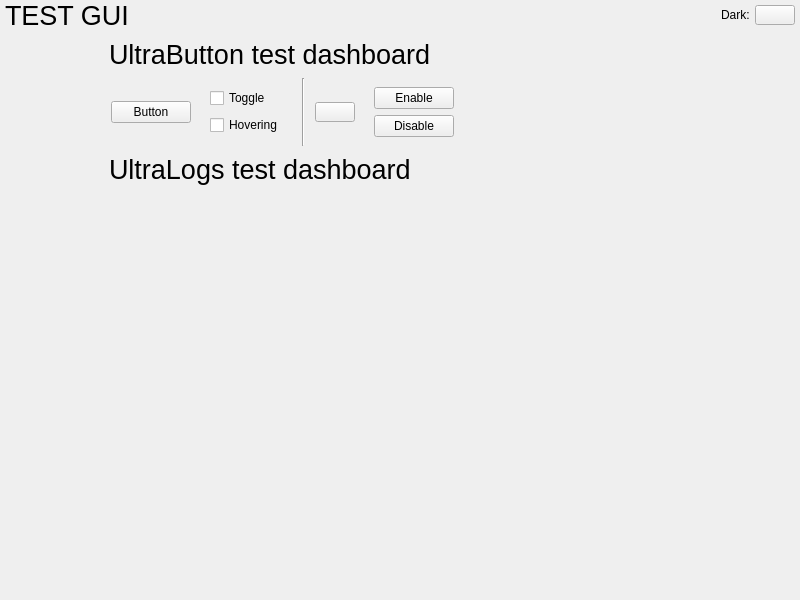
<?xml version="1.0" encoding="UTF-8"?>
<ui version="4.0">
 <class>MainWindow</class>
 <widget class="QMainWindow" name="MainWindow">
  <property name="geometry">
   <rect>
    <x>0</x>
    <y>0</y>
    <width>800</width>
    <height>600</height>
   </rect>
  </property>
  <property name="windowTitle">
   <string>MainWindow</string>
  </property>
  <widget class="QWidget" name="centralwidget">
   <layout class="QVBoxLayout" name="verticalLayout">
    <property name="spacing">
     <number>0</number>
    </property>
    <property name="leftMargin">
     <number>0</number>
    </property>
    <property name="topMargin">
     <number>0</number>
    </property>
    <property name="rightMargin">
     <number>0</number>
    </property>
    <property name="bottomMargin">
     <number>0</number>
    </property>
    <item>
     <widget class="QWidget" name="widget" native="true">
      <property name="maximumSize">
       <size>
        <width>16777215</width>
        <height>30</height>
       </size>
      </property>
      <layout class="QHBoxLayout" name="horizontalLayout">
       <property name="spacing">
        <number>5</number>
       </property>
       <property name="leftMargin">
        <number>5</number>
       </property>
       <property name="topMargin">
        <number>0</number>
       </property>
       <property name="rightMargin">
        <number>5</number>
       </property>
       <property name="bottomMargin">
        <number>0</number>
       </property>
       <item>
        <widget class="QLabel" name="title">
         <property name="font">
          <font>
           <pointsize>20</pointsize>
          </font>
         </property>
         <property name="text">
          <string>TEST GUI</string>
         </property>
        </widget>
       </item>
       <item>
        <spacer name="horizontalSpacer">
         <property name="orientation">
          <enum>Qt::Horizontal</enum>
         </property>
         <property name="sizeHint" stdset="0">
          <size>
           <width>615</width>
           <height>20</height>
          </size>
         </property>
        </spacer>
       </item>
       <item>
        <widget class="QLabel" name="darkThemeLabel">
         <property name="text">
          <string>Dark:</string>
         </property>
        </widget>
       </item>
       <item>
        <widget class="gui::UltraToggle" name="darkThemeToggle">
         <property name="sizePolicy">
          <sizepolicy hsizetype="Minimum" vsizetype="Minimum">
           <horstretch>0</horstretch>
           <verstretch>0</verstretch>
          </sizepolicy>
         </property>
         <property name="maximumSize">
          <size>
           <width>40</width>
           <height>20</height>
          </size>
         </property>
         <property name="text">
          <string/>
         </property>
        </widget>
       </item>
      </layout>
     </widget>
    </item>
    <item>
     <widget class="QWidget" name="widget_3" native="true">
      <layout class="QHBoxLayout" name="horizontalLayout_2">
       <property name="spacing">
        <number>0</number>
       </property>
       <property name="leftMargin">
        <number>0</number>
       </property>
       <property name="topMargin">
        <number>0</number>
       </property>
       <property name="rightMargin">
        <number>0</number>
       </property>
       <property name="bottomMargin">
        <number>0</number>
       </property>
       <item>
        <widget class="QWidget" name="sideWidget" native="true">
         <layout class="QVBoxLayout" name="verticalLayout_2">
          <property name="spacing">
           <number>0</number>
          </property>
          <property name="leftMargin">
           <number>0</number>
          </property>
          <property name="topMargin">
           <number>0</number>
          </property>
          <property name="rightMargin">
           <number>0</number>
          </property>
          <property name="bottomMargin">
           <number>0</number>
          </property>
          <item>
           <widget class="gui::UltraSelector" name="selector" native="true">
            <property name="minimumSize">
             <size>
              <width>100</width>
              <height>80</height>
             </size>
            </property>
           </widget>
          </item>
          <item>
           <spacer name="verticalSpacer">
            <property name="orientation">
             <enum>Qt::Vertical</enum>
            </property>
            <property name="sizeHint" stdset="0">
             <size>
              <width>20</width>
              <height>367</height>
             </size>
            </property>
           </spacer>
          </item>
         </layout>
        </widget>
       </item>
       <item>
        <widget class="QStackedWidget" name="stackedWidget">
         <property name="currentIndex">
          <number>0</number>
         </property>
         <widget class="QWidget" name="page_1">
          <layout class="QVBoxLayout" name="verticalLayout_5">
           <item>
            <widget class="QLabel" name="title_2">
             <property name="font">
              <font>
               <pointsize>20</pointsize>
              </font>
             </property>
             <property name="text">
              <string>UltraButton test dashboard</string>
             </property>
            </widget>
           </item>
           <item>
            <widget class="QWidget" name="widget_5" native="true">
             <layout class="QHBoxLayout" name="horizontalLayout_5">
              <property name="spacing">
               <number>10</number>
              </property>
              <property name="leftMargin">
               <number>2</number>
              </property>
              <property name="topMargin">
               <number>2</number>
              </property>
              <property name="rightMargin">
               <number>2</number>
              </property>
              <property name="bottomMargin">
               <number>2</number>
              </property>
              <item>
               <widget class="gui::UltraButton" name="testPB">
                <property name="text">
                 <string>Button</string>
                </property>
               </widget>
              </item>
              <item>
               <widget class="QWidget" name="widget_6" native="true">
                <layout class="QVBoxLayout" name="verticalLayout_3">
                 <item>
                  <widget class="QCheckBox" name="buttonTestToggleCB">
                   <property name="text">
                    <string>Toggle</string>
                   </property>
                  </widget>
                 </item>
                 <item>
                  <widget class="QCheckBox" name="buttonTestTouchCB">
                   <property name="text">
                    <string>Hovering</string>
                   </property>
                  </widget>
                 </item>
                </layout>
               </widget>
              </item>
              <item>
               <widget class="Line" name="line">
                <property name="orientation">
                 <enum>Qt::Vertical</enum>
                </property>
               </widget>
              </item>
              <item>
               <widget class="gui::UltraToggle" name="testToggle">
                <property name="sizePolicy">
                 <sizepolicy hsizetype="Minimum" vsizetype="Minimum">
                  <horstretch>0</horstretch>
                  <verstretch>0</verstretch>
                 </sizepolicy>
                </property>
                <property name="maximumSize">
                 <size>
                  <width>40</width>
                  <height>20</height>
                 </size>
                </property>
                <property name="text">
                 <string/>
                </property>
               </widget>
              </item>
              <item>
               <widget class="QWidget" name="widget_7" native="true">
                <layout class="QVBoxLayout" name="verticalLayout_4">
                 <item>
                  <widget class="QPushButton" name="testToggleEnable">
                   <property name="text">
                    <string>Enable</string>
                   </property>
                  </widget>
                 </item>
                 <item>
                  <widget class="QPushButton" name="testToggleDisable">
                   <property name="text">
                    <string>Disable</string>
                   </property>
                  </widget>
                 </item>
                </layout>
               </widget>
              </item>
              <item>
               <spacer name="horizontalSpacer_3">
                <property name="orientation">
                 <enum>Qt::Horizontal</enum>
                </property>
                <property name="sizeHint" stdset="0">
                 <size>
                  <width>397</width>
                  <height>20</height>
                 </size>
                </property>
               </spacer>
              </item>
             </layout>
            </widget>
           </item>
           <item>
            <widget class="QLabel" name="title_3">
             <property name="font">
              <font>
               <pointsize>20</pointsize>
              </font>
             </property>
             <property name="text">
              <string>UltraLogs test dashboard</string>
             </property>
            </widget>
           </item>
           <item>
            <widget class="QWidget" name="widget_4" native="true">
             <layout class="QHBoxLayout" name="horizontalLayout_4">
              <item>
               <widget class="gui::UltraLogs" name="buttonLogger" native="true">
                <property name="minimumSize">
                 <size>
                  <width>200</width>
                  <height>60</height>
                 </size>
                </property>
                <property name="maximumSize">
                 <size>
                  <width>200</width>
                  <height>60</height>
                 </size>
                </property>
               </widget>
              </item>
              <item>
               <spacer name="horizontalSpacer_2">
                <property name="orientation">
                 <enum>Qt::Horizontal</enum>
                </property>
                <property name="sizeHint" stdset="0">
                 <size>
                  <width>40</width>
                  <height>20</height>
                 </size>
                </property>
               </spacer>
              </item>
             </layout>
            </widget>
           </item>
           <item>
            <spacer name="verticalSpacer_2">
             <property name="orientation">
              <enum>Qt::Vertical</enum>
             </property>
             <property name="sizeHint" stdset="0">
              <size>
               <width>20</width>
               <height>40</height>
              </size>
             </property>
            </spacer>
           </item>
          </layout>
         </widget>
         <widget class="QWidget" name="page_2">
          <widget class="gui::UltraSlider" name="slider" native="true">
           <property name="geometry">
            <rect>
             <x>90</x>
             <y>70</y>
             <width>351</width>
             <height>20</height>
            </rect>
           </property>
           <property name="minimumSize">
            <size>
             <width>0</width>
             <height>20</height>
            </size>
           </property>
           <property name="maximumSize">
            <size>
             <width>16777215</width>
             <height>20</height>
            </size>
           </property>
          </widget>
          <widget class="QLabel" name="title_4">
           <property name="geometry">
            <rect>
             <x>10</x>
             <y>10</y>
             <width>331</width>
             <height>30</height>
            </rect>
           </property>
           <property name="font">
            <font>
             <pointsize>20</pointsize>
            </font>
           </property>
           <property name="text">
            <string>UltraSlider test dashboard</string>
           </property>
          </widget>
          <widget class="QLabel" name="sliderLabel">
           <property name="geometry">
            <rect>
             <x>480</x>
             <y>70</y>
             <width>47</width>
             <height>20</height>
            </rect>
           </property>
           <property name="text">
            <string>0</string>
           </property>
          </widget>
          <widget class="gui::UltraLoadingBar" name="loadingBar" native="true">
           <property name="geometry">
            <rect>
             <x>90</x>
             <y>200</y>
             <width>351</width>
             <height>6</height>
            </rect>
           </property>
           <property name="minimumSize">
            <size>
             <width>0</width>
             <height>6</height>
            </size>
           </property>
           <property name="maximumSize">
            <size>
             <width>16777215</width>
             <height>6</height>
            </size>
           </property>
          </widget>
          <widget class="QLabel" name="title_5">
           <property name="geometry">
            <rect>
             <x>10</x>
             <y>140</y>
             <width>381</width>
             <height>30</height>
            </rect>
           </property>
           <property name="font">
            <font>
             <pointsize>20</pointsize>
            </font>
           </property>
           <property name="text">
            <string>UltraLoadingBar test dashboard</string>
           </property>
          </widget>
          <widget class="QLabel" name="title_6">
           <property name="geometry">
            <rect>
             <x>10</x>
             <y>270</y>
             <width>381</width>
             <height>30</height>
            </rect>
           </property>
           <property name="font">
            <font>
             <pointsize>20</pointsize>
            </font>
           </property>
           <property name="text">
            <string>UltraScroll test dashboard</string>
           </property>
          </widget>
          <widget class="gui::UltraScroll" name="scroll" native="true">
           <property name="geometry">
            <rect>
             <x>100</x>
             <y>330</y>
             <width>100</width>
             <height>20</height>
            </rect>
           </property>
           <property name="minimumSize">
            <size>
             <width>100</width>
             <height>20</height>
            </size>
           </property>
           <property name="maximumSize">
            <size>
             <width>100</width>
             <height>20</height>
            </size>
           </property>
          </widget>
         </widget>
        </widget>
       </item>
      </layout>
     </widget>
    </item>
   </layout>
  </widget>
 </widget>
 <customwidgets>
  <customwidget>
   <class>gui::UltraLogs</class>
   <extends>QWidget</extends>
   <header>ultralogs.h</header>
   <container>1</container>
  </customwidget>
  <customwidget>
   <class>gui::UltraSelector</class>
   <extends>QWidget</extends>
   <header>ultraselector.h</header>
   <container>1</container>
  </customwidget>
  <customwidget>
   <class>gui::UltraSlider</class>
   <extends>QWidget</extends>
   <header>ultraslider.h</header>
   <container>1</container>
  </customwidget>
  <customwidget>
   <class>gui::UltraLoadingBar</class>
   <extends>QWidget</extends>
   <header>ultraloadingbar.h</header>
   <container>1</container>
  </customwidget>
  <customwidget>
   <class>gui::UltraScroll</class>
   <extends>QWidget</extends>
   <header>ultrascroll.h</header>
   <container>1</container>
  </customwidget>
  <customwidget>
   <class>gui::UltraButton</class>
   <extends>QPushButton</extends>
   <header>ultrabutton.h</header>
  </customwidget>
  <customwidget>
   <class>gui::UltraToggle</class>
   <extends>QPushButton</extends>
   <header>ultratoggle.h</header>
  </customwidget>
 </customwidgets>
 <resources/>
 <connections/>
</ui>
